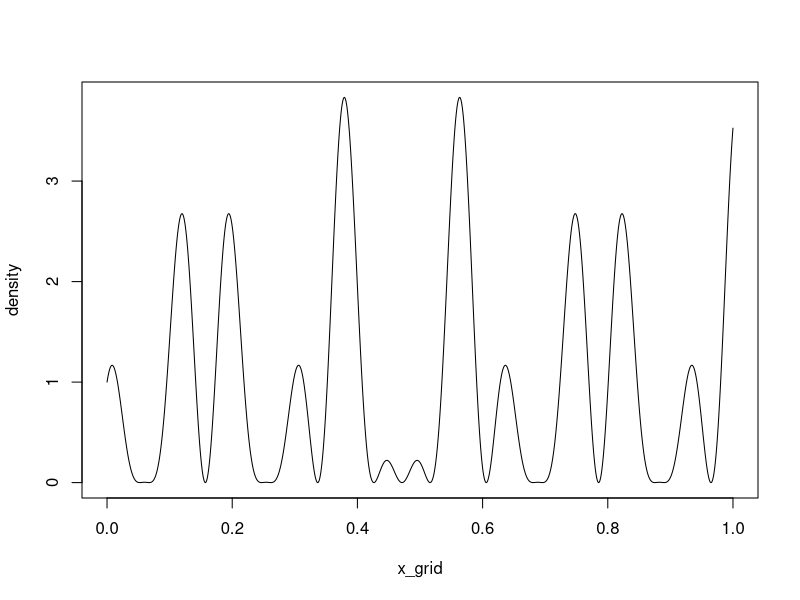
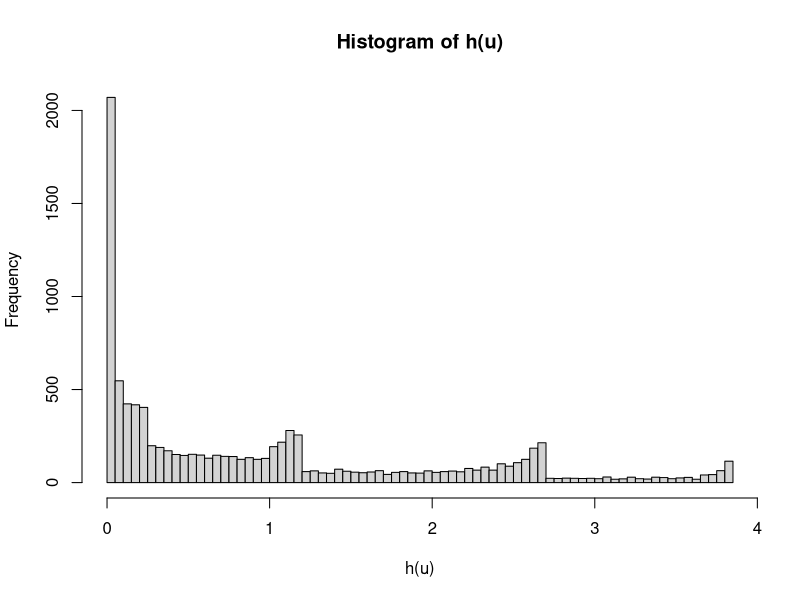
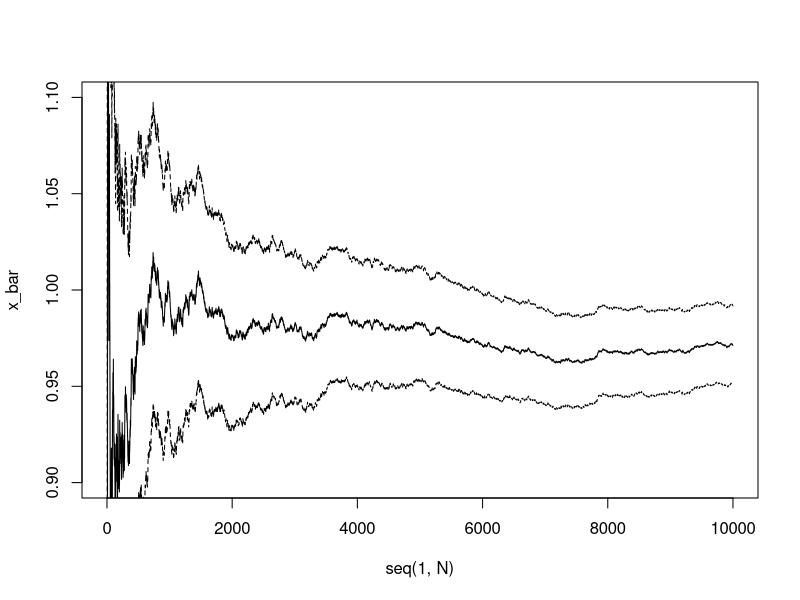

These figures' R source, in order:
# Variance estimate of MC chain
# Reference: Robert and Casella, Chap 3, p.84

h <- function(x){
  return((cos(50*x) + sin(20*x))^2)
}

# density
N <- 10000
x_grid <- seq(0, 1, length.out=N)
plot(x_grid, h(x_grid), type='l', ylab='density')

# histogram of h(u)
u <- runif(N, 0, 1)
hist(h(u), breaks=100)

# monte carlo approximation of the integral
sum(h(u))/N
# analytical answer is 0.965

# running plot
x_bar <- rep(0, N)
x_var <- rep(0, N)
for (i in seq(1, N)){
  u <- runif(1, 0, 1)
  if (i == 1){
    x_bar[i] <- h(u) 
    x_var[i] <- 0 
  }else{
    x_bar[i] <- x_bar[i-1] + 1/i * (h(u) - x_bar[i-1]) 
    x_var[i] <- x_var[i-1] +
      ((h(u) - x_bar[i-1]) * (h(u) - x_bar[i]) - x_var[i-1])/(i-1)
  }
}
x_se <- sqrt(x_var)
x_upper <- x_bar + x_se*qnorm(0.975)/sqrt(seq(1, N))
x_lower <- x_bar + x_se*qnorm(0.025)/sqrt(seq(1, N))

plot(seq(1, N), x_bar, type='l', ylim=c(0.9, 1.1))
lines(seq(1, N), x_upper, lty='dashed')
lines(seq(1, N), x_lower, lty='dashed')


